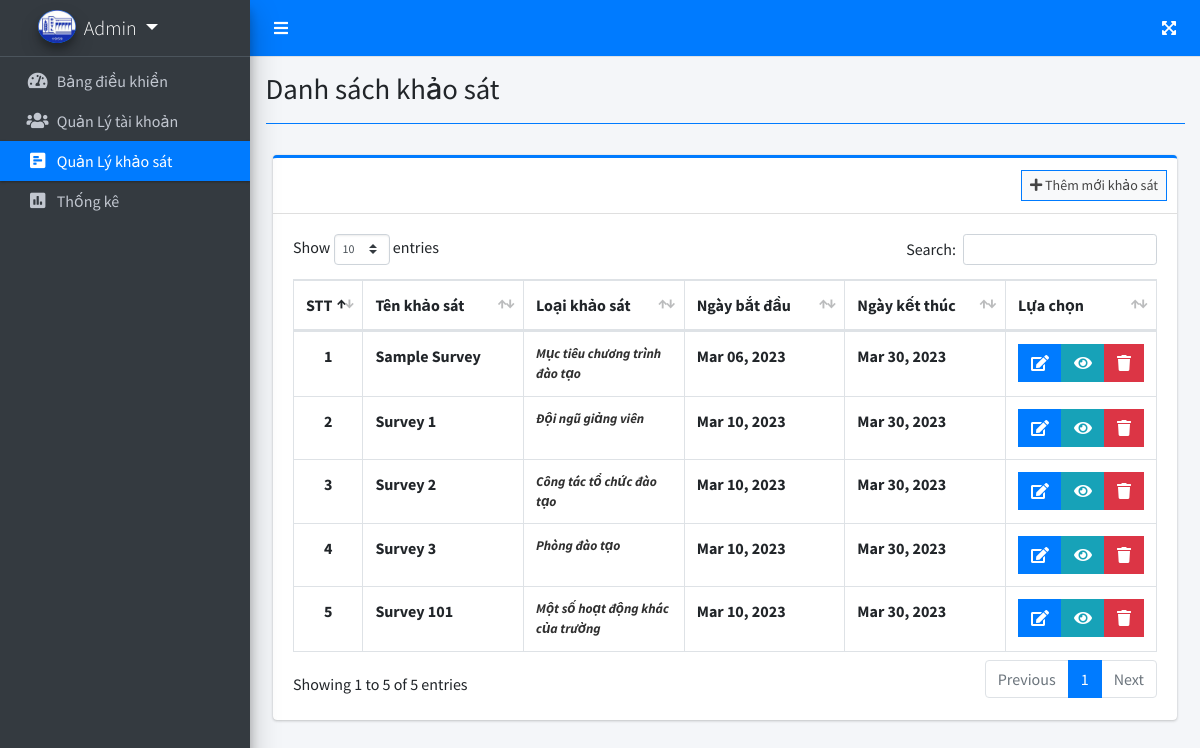
/index.php?page=survey_list (signed in), run on the app's committed database.
### tables this page shows
CREATE TABLE `khao_sat` (
                            `id` int NOT NULL,
                            `ten_khao_sat` nvarchar(50) NOT NULL,
                            `loai_khao_sat` int(1) NOT NULL,
                            `doi_tuong_tham_gia` nvarchar(10) NOT NULL,
                            `ngay_bat_dau` date NOT NULL,
                            `ngay_ket_thuc` date NOT NULL,
                            `ngay_tao` datetime NOT NULL DEFAULT current_timestamp()
);

### survey_list.php (the view, shortened to what this page needs)
<?php include'db_connect.php' ?>
<div class="col-lg-12">
	<div class="card card-outline card-primary">
		<div class="card-header">
			<div class="card-tools">
				<a class="btn btn-block btn-sm btn-default btn-flat border-primary" href="./index.php?page=new_survey"><i class="fa fa-plus"></i> Thêm mới khảo sát</a>
			</div>
		</div>
		<div class="card-body">
			<table class="table tabe-hover table-bordered" id="list">
				<colgroup>
					<col width="5%">
					<col width="20%">
					<col width="20%">
					<col width="20%">
					<col width="20%">
					<col width="15%">
				</colgroup>
				<thead>
					<tr>
						<th class="text-center">STT</th>
						<th>Tên khảo sát</th>
						<th>Loại khảo sát</th>
						<th>Ngày bắt đầu</th>
						<th>Ngày kết thúc</th>
						<th>Lựa chọn</th>
					</tr>
				</thead>
				<tbody>
					<?php
					$i = 1;
					$qry = $conn->query("SELECT * FROM khao_sat order by date(ngay_bat_dau) asc,date(ngay_ket_thuc) asc ");
					while($row= $qry->fetch_assoc()):
					?>
					<tr>
						<th class="text-center"><?php echo $i++ ?></th>
						<td><b><?php echo ucwords($row['ten_khao_sat']) ?></b></td>
						<td><b class="truncate"><?php if ($row['loai_khao_sat'] == 1) echo 'Mục tiêu chương trình đào tạo';
						                                elseif ($row['loai_khao_sat'] == 2) echo 'Đội ngũ giảng viên';
                                                        elseif ($row['loai_khao_sat'] == 3) echo 'Công tác tổ chức đào tạo';
                                                        elseif ($row['loai_khao_sat'] == 4) echo 'Phòng đào tạo';
                                                        elseif ($row['loai_khao_sat'] == 5) echo 'Thư viện';
                                                        elseif ($row['loai_khao_sat'] == 6) echo 'Căng tin';
                                                        elseif ($row['loai_khao_sat'] == 7) echo 'Một số hoạt động khác của trường';?></b></td>
						<td><b><?php echo date("M d, Y",strtotime($row['ngay_bat_dau'])) ?></b></td>
						<td><b><?php echo date("M d, Y",strtotime($row['ngay_ket_thuc'])) ?></b></td>
						<td class="text-center">
		                    <div class="btn-group">
		                        <a href="./index.php?page=edit_survey&id=<?php echo $row['id'] ?>" class="btn btn-primary btn-flat">
		                          <i class="fas fa-edit"></i>
		                        </a>
		                        <a  href="./index.php?page=view_survey&id=<?php echo $row['id'] ?>" class="btn btn-info btn-flat">
		                          <i class="fas fa-eye"></i>
		                        </a>
		                        <button type="button" class="btn btn-danger btn-flat delete_survey" data-id="<?php echo $row['id'] ?>">
		                          <i class="fas fa-trash"></i>
		                        </button>
	                      </div>
						</td>
					</tr>
				<?php endwhile; ?>
				</tbody>
			</table>
		</div>
	</div>
</div>

### data on the page
khao_sat: ten_khao_sat "Sample Survey", loai_khao_sat "Mục tiêu chương trình đào tạo", ngay_bat_dau "Mar 06, 2023", ngay_ket_thuc "Mar 30, 2023"
khao_sat: ten_khao_sat "Survey 1", loai_khao_sat "Đội ngũ giảng viên", ngay_bat_dau "Mar 10, 2023", ngay_ket_thuc "Mar 30, 2023"
khao_sat: ten_khao_sat "Survey 2", loai_khao_sat "Công tác tổ chức đào tạo", ngay_bat_dau "Mar 10, 2023", ngay_ket_thuc "Mar 30, 2023"
khao_sat: ten_khao_sat "Survey 3", loai_khao_sat "Phòng đào tạo", ngay_bat_dau "Mar 10, 2023", ngay_ket_thuc "Mar 30, 2023"
khao_sat: ten_khao_sat "Survey 101", loai_khao_sat "Một số hoạt động khác của trường", ngay_bat_dau "Mar 10, 2023", ngay_ket_thuc "Mar 30, 2023"

### other printed values
$_SESSION['login_ten'] "Admin"
$title "Danh sách khảo sát"
